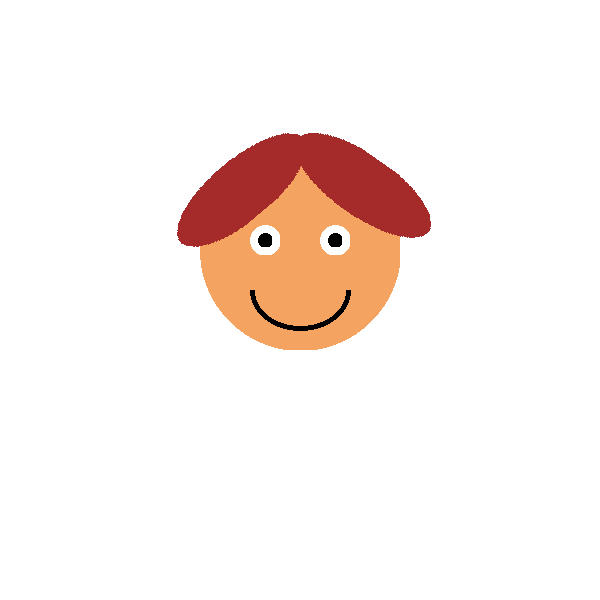
#> input picture MUFC/face_image.png, 600 x 600 px
$ python own_card.py
#> lines starting #> are read from the running program, lines starting #| are printed output that depends on the picture
from PIL import Image, ImageDraw, ImageFont

# Function to draw ovals for face features
def draw_oval(draw, color, x_radius, y_radius, x, y, angle=0):
    # Create a blank image with transparent background
    temp_image = Image.new("RGBA", (x_radius * 2, y_radius * 2), (255, 255, 255, 0))
    temp_draw = ImageDraw.Draw(temp_image)

    # Draw the oval on the temporary image
    temp_draw.ellipse((0, 0, x_radius * 2, y_radius * 2), fill=color)

    # Rotate the temporary image
    rotated_image = temp_image.rotate(angle, expand=True)

    # Paste the rotated oval onto the main image
    draw.bitmap((x - x_radius, y - y_radius), rotated_image, fill=color)

# Function to create a player card with a custom face image
def create_custom_player_card(player_name, attributes, face_image_path):
    # Load face image
#> called with player_name = 'Bob example', face_image_path = 'face_image.png'
    face_image = Image.open(face_image_path)
#> face_image is the input picture: PIL image 600x600 RGB; mean R, G, B 249.9, 240, 236

    # Create a blank image for the player card
    card_width = face_image.width
#> card_width = 600
    card_height = face_image.height + 150  # Adjust height for attributes
#> card_height = 750
    card = Image.new('RGB', (card_width, card_height), 'white')
#> card: PIL image 600x750 RGB; every value is 255

    # Paste face image onto the card
    card.paste(face_image, (0, 0))
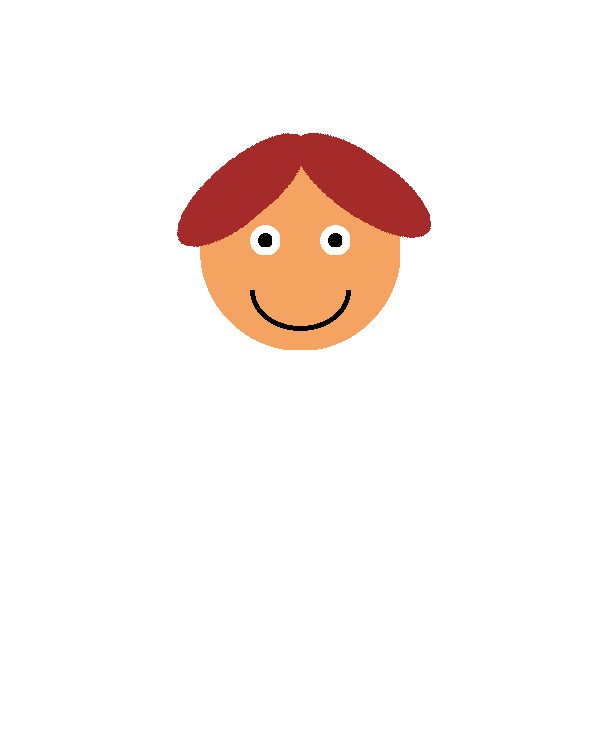
#> card: PIL image 600x750 RGB; mean R, G, B 250.9, 243, 239.8

    # Draw player name background
    draw = ImageDraw.Draw(card)
    player_name_background_color = 'lightblue'
    player_name_background_height = 40
    draw.rectangle([(0, face_image.height), (card_width, face_image.height + player_name_background_height)], fill=player_name_background_color)

    # Load font for player name
    player_name_font = ImageFont.truetype("Verdana.ttf", size=24)  # Adjust the font file and size as needed

    # Draw player name
    draw.text((10, face_image.height), player_name, fill='black', font=player_name_font)

    # Draw attributes background
    attribute_background_color = 'lightgreen'
    attribute_background_height = 110
    draw.rectangle([(0, face_image.height + player_name_background_height), (card_width, card_height)], fill=attribute_background_color)

    # Load font for attributes
    attribute_font = ImageFont.truetype("Arial.ttf", size=16)  # Adjust the font file and size as needed

    # Draw player attributes
    attribute_y = face_image.height + player_name_background_height + 10
#> attribute_y = 650
    for attribute, value in attributes.items():
        draw.text((10, attribute_y), f"{attribute}: {value}", fill='black', font=attribute_font)
        attribute_y += 20  # Adjust vertical spacing
#> after the loop, attribute_y = 710

    return card

# Example usage
if __name__ == "__main__":
    player_name = "Bob example"
    player_attributes = {"Strength": 8, "Speed": 9, "Skill": 7}  # Example attributes
    face_image_path = "face_image.png"  # Path to the face image created using face_image.py
    player_card = create_custom_player_card(player_name, player_attributes, face_image_path)
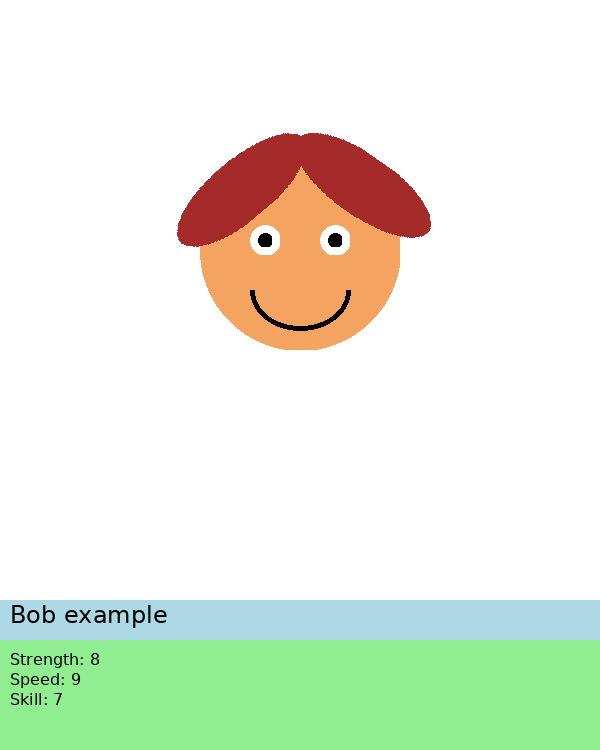
#> player_card: PIL image 600x750 RGB; mean R, G, B 229.7, 237.7, 221.6
    player_card.show()  # Show the player card
